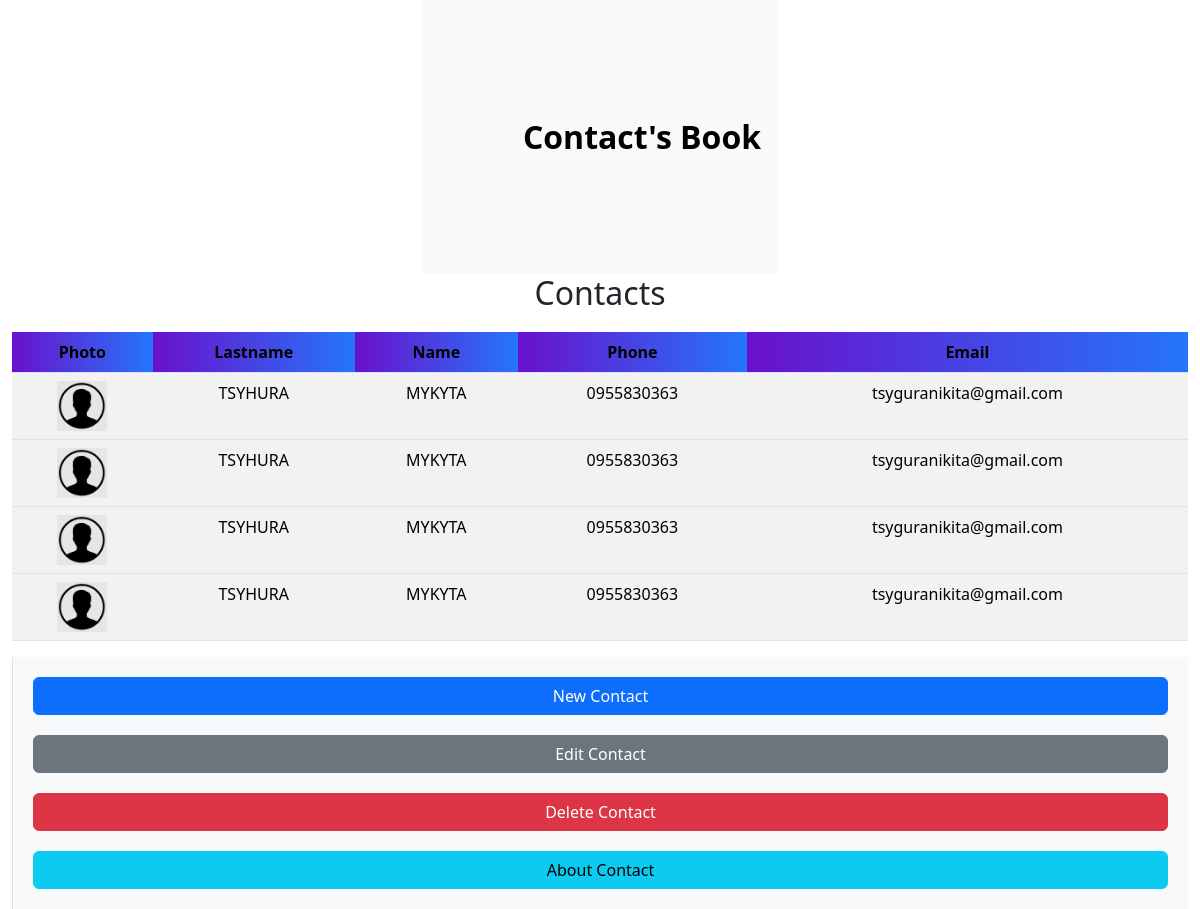
The page / on the database its author committed.
### app/models.py (models this page shows, shortened)
class Contact(models.Model):
     first_name = models.CharField(max_length=50)
     last_name = models.CharField(max_length=50)
     phone_number = models.CharField(max_length=15)
     email = models.EmailField()
     photo = models.ImageField(
          upload_to='contacts_photo/',  # Шлях до папки, де зберігатимуться
          default = 'icon.png',  # Стандартне зображення, якщо користувач не
          blank = True,  # Дозволяє залишати це поле порожнім
          null = True  # Дозволяє зберігати значення NULL у базі даних
     )

### app/views.py (the view)
# urls.py: path('', views.contact_list, name='contact_list'),
def contact_list(request):
    contacts = Contact.objects.all()
    return render(request, 'contact_list.html', {'contacts': contacts})

### app/templates/contact_list.html (shortened to what this page needs)
{% extends 'base.html' %}
{% block content %}
    <div class="contacts-table">
        <h2 class="text-center">Contacts</h2>
        <table class="table table-striped">
            <thead>
                <tr>
                    <th scope="col">Photo</th>
                    <th scope="col">Lastname</th>
                    <th scope="col">Name</th>
                    <th scope="col">Phone</th>
                    <th scope="col">Email</th>
                </tr>
            </thead>
            <tbody>
                {% for contact in contacts %}
                <tr class="contact-row" data-contact-id="{{ contact.id }}" ondblclick="toggleDetails(this)">
                    <td>
                        <img src="{{ contact.photo.url }}" alt="Contact`s photo" width="50">
                    </td>
                    <td>{{ contact.last_name }}</td>
                    <td>{{ contact.first_name }}</td>
                    <td>{{ contact.phone_number }}</td>
                    <td>{{ contact.email }}</td>
                </tr>
                {% endfor %}
            </tbody>
        </table>
    </div>
    <div class="action-buttons">
        <a href="{% url 'add_contact' %}" class="btn btn-primary">New Contact</a>
        <a href="#" class="btn btn-secondary" id="editButton">Edit Contact</a>
        <a href="#" class="btn btn-danger" id="deleteButton">Delete Contact</a>
        <a href="#" class="btn btn-info" id="aboutButton">About Contact</a>
    </div>
{% endblock %}

### app/templates/base.html (shortened to what this page needs)
<!DOCTYPE html>
{% load static %}
{% load django_bootstrap5 %}
<html lang="en">
<head>
    <link rel="stylesheet" href="{% static 'css/styles.css' %}">
    {% bootstrap_css %}
</head>
<body>
    <nav class="navbar navbar-expand-lg navbar-light bg-light">
        <a class="navbar-brand center-brand fs-2" href="{% url 'contact_list' %}">Contact's Book</a>
    </nav>
    <div class="container-fluid main-container">
        {% block content %}{% endblock %}
    </div>
</body>
</html>

### app/static/css/styles.css (style rules this page uses)
body { display: flex; flex-direction: column; align-items: center; background: #f5f5f5; font-family: Arial, sans-serif; }
th { background: linear-gradient(90deg, #6a11cb 0%, #2575fc 100%); color: white; padding: 12px 15px; text-align: center; }
table { width: 90%; border-collapse: collapse; margin: 20px auto; }
td { padding: 10px; border: 1px solid #ddd; text-align: center; }
thead { background: linear-gradient(90deg, #6a11cb 0%, #2575fc 100%); color: white; padding: 12px 15px; text-align: center; }
tbody { padding: 10px; border: 1px solid #ddd; text-align: center; }
.contacts-table { flex: 2; overflow-y: auto; }
.action-buttons { flex: 1; display: flex; flex-direction: column; align-items: center; gap: 20px; padding: 20px; background-color: #f8f9fa; border-left: 1px solid #dee2e6; }
.action-buttons a { width: 100%; }
.center-brand { font-size: 32px; font-weight: bold; margin: 100px; }

### rows shown on the page
Contact: photo (picture), last_name "TSYHURA", first_name "MYKYTA", phone_number "0955830363", email "tsyguranikita@gmail.com"
Contact: photo (picture), last_name "TSYHURA", first_name "MYKYTA", phone_number "0955830363", email "tsyguranikita@gmail.com"
Contact: photo (picture), last_name "TSYHURA", first_name "MYKYTA", phone_number "0955830363", email "tsyguranikita@gmail.com"
Contact: photo (picture), last_name "TSYHURA", first_name "MYKYTA", phone_number "0955830363", email "tsyguranikita@gmail.com"
